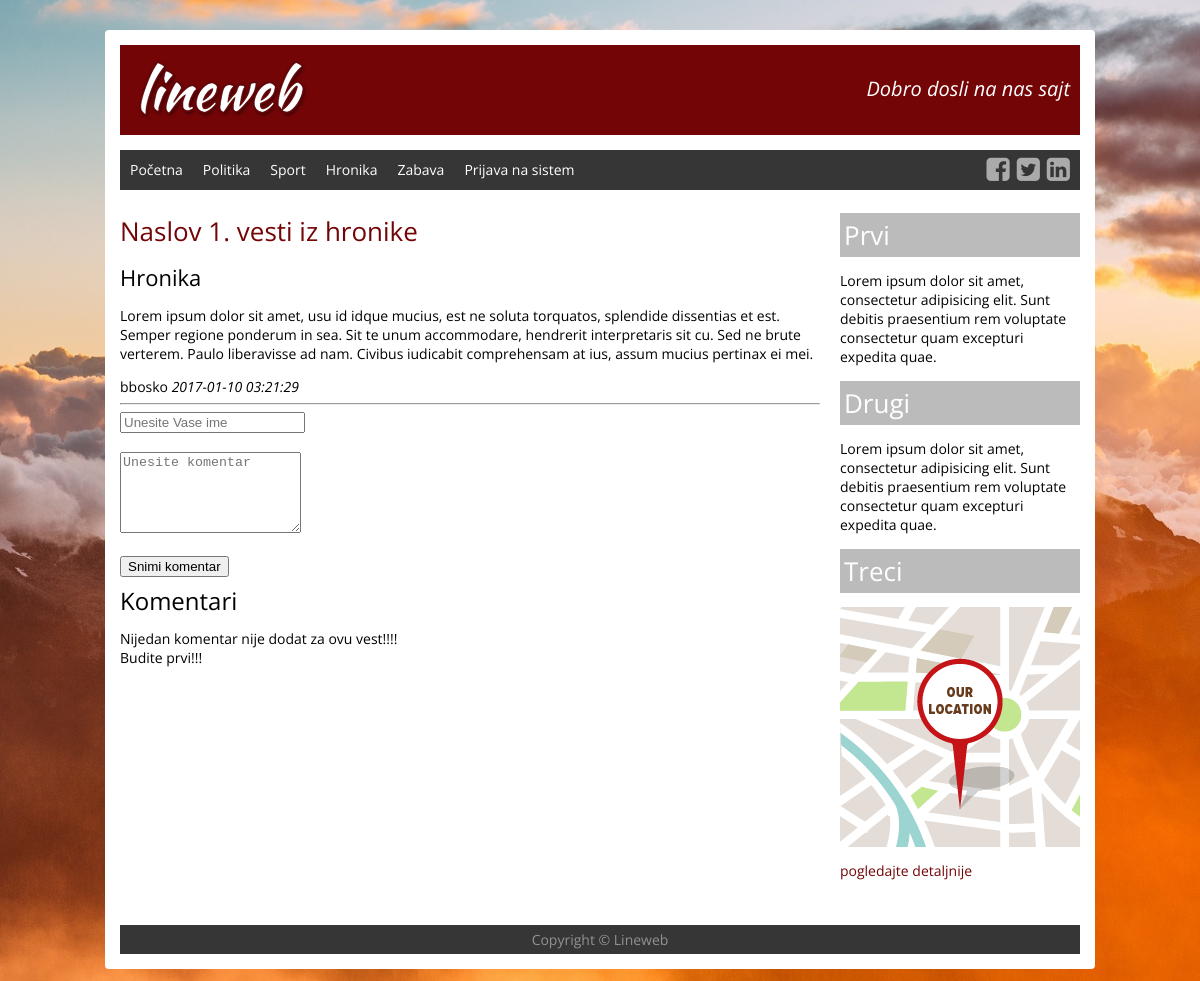
/vesti.php?id=1, run on the app's committed database.
### tables this page shows
CREATE TABLE `vesti` (
  `id` int(4) UNSIGNED NOT NULL,
  `naslov` varchar(200) NOT NULL,
  `sadrzaj` text NOT NULL,
  `autor` varchar(50) NOT NULL,
  `datum` timestamp NOT NULL DEFAULT CURRENT_TIMESTAMP,
  `kategorija` enum('Politika','Sport','Hronika','Zabava') NOT NULL,
  `komentar` varchar(250) DEFAULT NULL,
  `obrisan` int(1) NOT NULL DEFAULT '0',
  `izmena` datetime NOT NULL DEFAULT CURRENT_TIMESTAMP ON UPDATE CURRENT_TIMESTAMP,
  `slika` varchar(100) DEFAULT NULL
);

### vesti.php (the view, shortened to what this page needs)
<!doctype html>
<html>
<head>
<link href="font-awesome/css/font-awesome.min.css" rel="stylesheet" type="text/css">
<link href="css/style.css" rel="stylesheet" type="text/css">
</head>
<body>
<div id="wrapper">
    <div id="header">
    </div>
    <div id="nav">
    <ul>
        <li><a href="index.php">Početna</a></li>
        <?php
        $db=konekcija();
        $sql="SELECT DISTINCT kategorija FROM vesti ORDER by kategorija ASC";
        $result=mysqli_query($db, $sql);
        while($red=mysqli_fetch_object($result))
            echo "<li><a href='index.php?kategorija=$red->kategorija'>$red->kategorija</a></li>";
        ?>
        <li><a href="admin/index.php">Prijava na sistem</a></li>
    </ul>
        <div id="social">
            <a href="#"><i class="fa fa-facebook-square" aria-hidden="true"></i></a>
            <a href="#"><i class="fa fa-twitter-square" aria-hidden="true"></i></a>
            <a href="#"><i class="fa fa-linkedin-square" aria-hidden="true"></i></a>
        </div>
    </div>
    <div id="main">
    <?php
    $db=konekcija();
    if(isset($_GET['id']))
    {
        $id=$_GET['id'];
        $sql="SELECT * FROM vesti WHERE id=$id";
        $result=mysqli_query($db, $sql);
        if(@mysqli_num_rows($result)==1)
        {
            $red=mysqli_fetch_object($result);
            echo "<h2><a href='vest.php?id=$red->id'>$red->naslov</a></h2>";
            echo "<h4>$red->kategorija</h4>";
            echo "<p>".$red->sadrzaj."</p>";
            echo $red->autor." <i>".$red->datum."</i>";
            echo "<hr>";
        }
        else
        {
            echo "Nesto nije dobro!!!";
        }
    }
    ?>
    <form action="#" method="post">
    <input type="text" id="autor" name="autor" placeholder="Unesite Vase ime"><br><br>
    <textarea id="tekst" name="tekst" rows="5" columns="40" placeholder="Unesite komentar"></textarea><br><br>
    <input type="submit" value="Snimi komentar"/>
    </form>
    <h3>Komentari</h3>
    <?php
    $sql="SELECT * FROM komentari WHERE idVesti=$id ORDER BY id desc    ";
    $result=mysqli_query($db, $sql);
    if(mysqli_num_rows($result)==0)
        echo "Nijedan komentar nije dodat za ovu vest!!!!<br>Budite prvi!!!<br>";
    ?>
    </div>
    <div id="sidebar">
        <div class="block">
            <h2>Prvi</h2>
            <p>Lorem ipsum dolor sit amet, consectetur adipisicing elit. Sunt debitis praesentium rem voluptate consectetur quam excepturi expedita quae.</p>
        </div>
        <div class="block">
            <h2>Drugi</h2>
            <p>Lorem ipsum dolor sit amet, consectetur adipisicing elit. Sunt debitis praesentium rem voluptate consectetur quam excepturi expedita quae.</p>
        </div>
        <div class="block">
            <h2>Treci</h2>
            <p><a href="contact-us.html"><img src="images/location.png" alt="mapa"></a></p>
            <p><a href="contact-us.html">pogledajte detaljnije</a></p>
        </div>
    </div>
    <div id="footer">
    </div>
</div>
</body>
</html>

### css/style.css (style rules this page uses)
html { background-image:url(../images/background.jpg); background-attachment: fixed; background-repeat: no-repeat; background-position: center top; background-size: cover; background-color:#5A2F0A; }
body { margin:0; padding:0; font-family: 'Open Sans', Arial, sans-serif; font-size: 14px; }
h1, h2, h3, h4, h5, h6 { font-weight: normal; margin:0.3em 0 0.5em; }
h2 { font-size: 26px; }
h3 { font-size: 24px; }
h4 { font-size: 22px; }
img { vertical-align: bottom; }
a:link, a:visited { color: #730507; text-decoration: none; }
#wrapper { width:960px; background-color:#FFFFFF; padding: 15px; margin:30px auto; border-radius: 4px; }
#header { background-color: #730507; overflow: hidden; margin-bottom:15px; color:#FFF; padding: 10px; }
#logo { float:left; }
#slogan { float:right; font-size:20px; font-style:italic; }
#nav { background-color: #363636; height:40px; margin-bottom: 15px; }
#nav ul { margin: 0; padding: 0; list-style: none; }
#nav ul li { float: left; position: relative; }
#nav ul li a { display: block; padding: 10px; height: 20px; }
#nav ul li a:link, #nav ul li a:visited { color:#FFFFFF; text-decoration: none; }
#social { float: right; font-size: 27px; margin-right:10px; }
#social a:link, #social a:visited { color: #AAAAAA; }
#main { float:left; width:700px; margin-right:20px; margin-bottom: 30px; }
#sidebar { float:left; width:240px; margin-bottom: 30px; }
#sidebar .block { margin-bottom: 15px; }
#sidebar h2 { background-color: #BBBBBB; color:#FFFFFF; padding: 4px; }
#footer { background-color: #363636; clear: both; color:#929292; text-align: center; padding: 5px; }
#footer p { margin:0; }

### data on the page
vesti: naslov "Naslov 1. vesti iz hronike", kategorija "Hronika", sadrzaj "Lorem ipsum dolor sit amet, usu id idque mucius, est ne soluta torquatos, splendide dissentias et est. Semper regione ponderum in sea. Sit te unum accommodare, hendrerit interpretaris sit cu. Sed ne brute verterem. Paulo liberavisse ad nam. Civibus iudicabit comprehensam at ius, assum mucius pertinax ei mei.", autor "bbosko", datum "2017-01-10 03:21:29"

### other printed values
$red->kategorija "Politika"
$red->kategorija "Sport"
$red->kategorija "Hronika"
$red->kategorija "Zabava"
